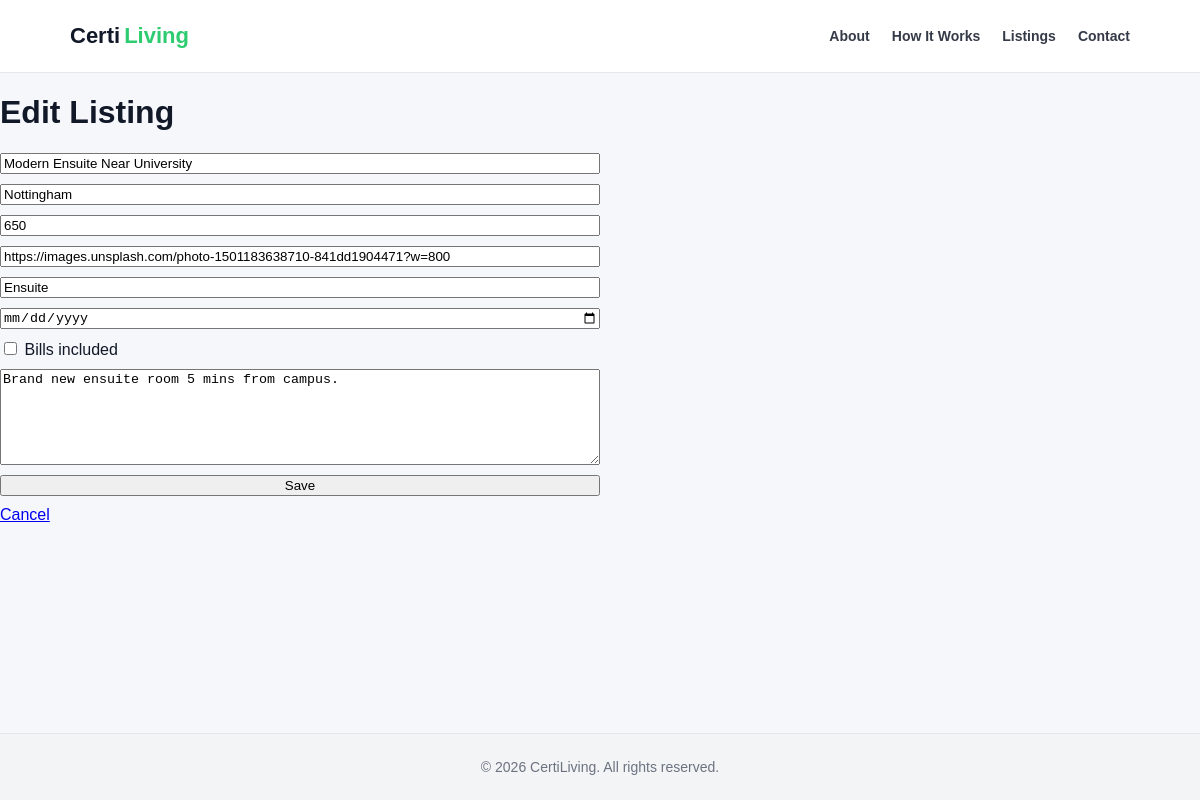
/admin/listings/1/edit (signed in), run on an earlier commit of the app's database.
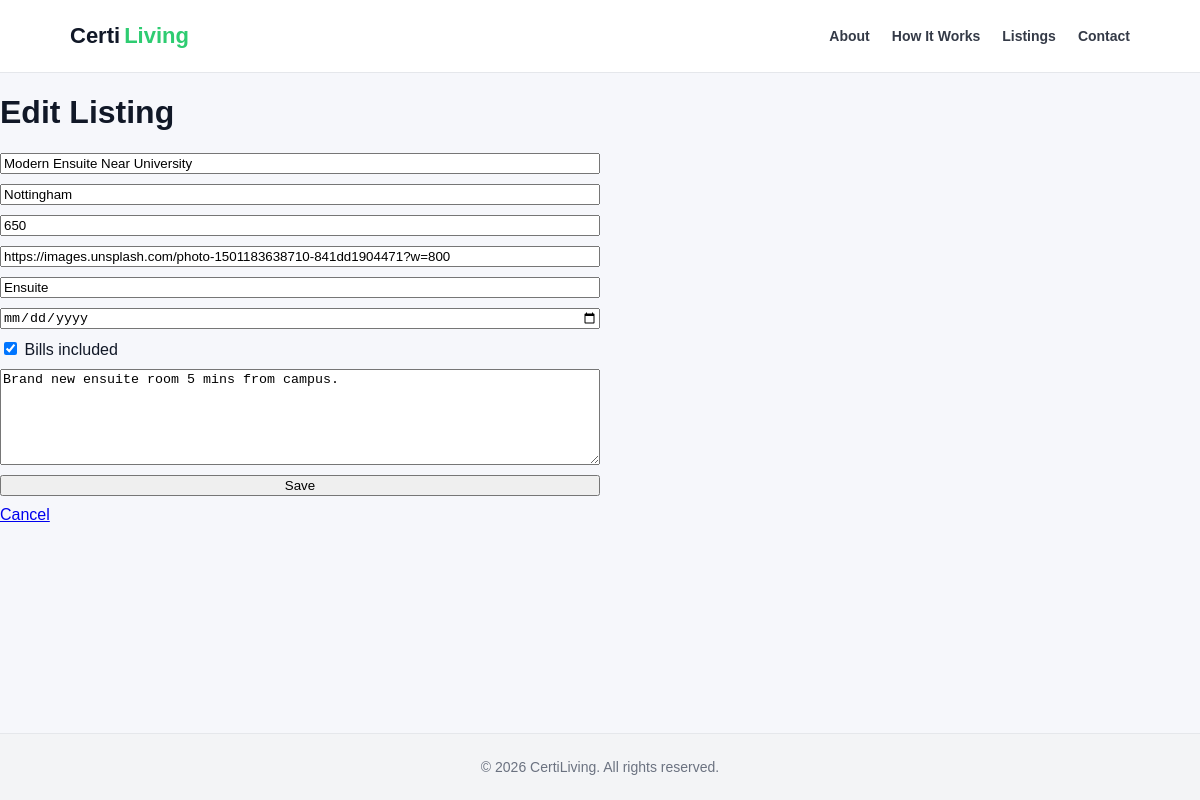
And on a later commit of the database.
### tables this page shows
CREATE TABLE listings (
    id INTEGER PRIMARY KEY AUTOINCREMENT,

    title TEXT NOT NULL,
    description TEXT NOT NULL,

    city TEXT NOT NULL,
    address TEXT,

    rent_pcm INTEGER NOT NULL,
    deposit INTEGER,

    room_type TEXT,
    bills_included BOOLEAN DEFAULT 0,

    available_from DATE,

    photo_url TEXT,

    created TIMESTAMP DEFAULT CURRENT_TIMESTAMP
);

### app/admin.py (the view, shortened to what this page needs)
@bp.route("/listings/<int:id>/edit", methods=("GET", "POST"))
@admin_required
def listings_edit(id):
    db = get_db()
    listing = db.execute("SELECT * FROM listings WHERE id = ?", (id,)).fetchone()
    if listing is None:
        return "Not found", 404
    return render_template("admin/listings_form.html", listing=listing)

### app/admin.py (called while the page is built)
def admin_required(view):
    @wraps(view)
    def wrapped(*args, **kwargs):
        if not session.get("is_admin"):
            return redirect(url_for("admin.login"))
        return view(*args, **kwargs)
    return wrapped

### app/db.py (called while the page is built)
def get_db():
    if 'db' not in g:
        g.db = sqlite3.connect(
            current_app.config['DATABASE'],
            detect_types=sqlite3.PARSE_DECLTYPES
        )
        g.db.row_factory = sqlite3.Row
        g.db.execute("PRAGMA foreign_keys = ON")
    return g.db

### app/templates/admin/listings_form.html
{% extends "base.html" %}
{% block content %}
<h1>{{ 'Edit' if listing else 'New' }} Listing</h1>
<form method="post" style="display:grid; gap:10px; max-width:600px;">
  <input name="title" placeholder="Title"
         value="{{ listing['title'] if listing else '' }}" required>
  <input name="city" placeholder="City"
         value="{{ listing['city'] if listing else '' }}" required>
  <input name="rent_pcm" type="number" placeholder="Rent PCM" required
         value="{{ listing['rent_pcm'] if listing else '' }}">
  <input name="photo_url" placeholder="Photo URL"
         value="{{ listing['photo_url'] if listing and listing['photo_url'] not in (None, 'None', '') else '' }}">
  <input name="room_type" placeholder="Room type (Ensuite/Studio/Shared)"
         value="{{ listing['room_type'] if listing and listing['room_type'] not in (None, 'None', '') else '' }}">
  <input name="available_from" type="date"
         value="{{ listing['available_from'] if listing and listing['available_from'] not in (None, 'None', '') else '' }}">
  <label>
    <input type="checkbox" name="bills_included"
           {% if listing and listing['bills_included'] %}checked{% endif %}>
    Bills included
  </label>
  <textarea name="description" rows="6" placeholder="Description">{{
    listing['description'] if listing and listing['description'] not in (None, 'None') else ''
  }}</textarea>
  <button type="submit">Save</button>
  <a href="{{ url_for('admin.listings_index') }}">Cancel</a>
</form>
{% endblock %}

### app/templates/base.html (shortened to what this page needs)
<!DOCTYPE html>
<html>
<head>
    <link rel="stylesheet" href="{{ url_for('static', filename='css/style.css') }}">
</head>
<body>
<header class="navbar">
  <div class="container nav-inner">
    <a class="brand" href="{{ url_for('listings.index') }}">
      <span class="brand-certi">Certi</span><span class="brand-living">Living</span>
    </a>
    <nav class="nav-links">
      <a href="{{ url_for('listings.index') }}#why">About</a>
      <a href="{{ url_for('listings.index') }}#how">How It Works</a>
      <a href="{{ url_for('listings.index') }}#listings">Listings</a>
      <a href="{{ url_for('listings.index') }}#contact">Contact</a>
    </nav>
  </div>
</header>
<main>
    {% block content %}{% endblock %}
</main>
<footer class="site-footer">
  <div class="footer-inner">
    © 2026 CertiLiving. All rights reserved.
  </div>
</footer>
</body>
</html>

### app/static/css/style.css (style rules this page uses)
:root { --max-width: 1100px; --gutter: 20px; --bg: #f6f7fb; --text: #111827; --muted: #6b7280; --accent: #2ecc71; --accent-dark: #27ae60; --border: #e5e7eb; --shadow: 0 8px 25px rgba(0,0,0,0.06); --shadow-soft: 0 4px 10px rgba(0,0,0,0.05); }
*, *::before, *::after { box-sizing: border-box; }
html { scroll-behavior: smooth; }
body { margin: 0; font-family: Arial, sans-serif; background: var(--bg); color: var(--text); min-height: 100vh; display: flex; flex-direction: column; }
main { flex: 1; }
.container { max-width: var(--max-width); margin: 0 auto; padding: 40px var(--gutter) 24px; }
.navbar { background: #fff; border-bottom: 1px solid var(--border); position: sticky; top: 0; z-index: 1000; }
.nav-inner { height: 72px; display: flex; align-items: center; justify-content: space-between; padding: 0 var(--gutter); max-width: var(--max-width); margin: 0 auto; }
.brand { font-weight: 800; font-size: 22px; text-decoration: none; color: var(--text); }
.brand-certi { color: var(--text); }
.brand-living { color: var(--accent); margin-left: 4px; }
.nav-links { display: flex; gap: 22px; align-items: center; }
.nav-links a { text-decoration: none; color: var(--text); font-weight: 600; font-size: 14px; opacity: 0.85; }
.site-footer { margin-top: 32px; padding: 25px var(--gutter); background: #f3f4f6; text-align: center; font-size: 14px; color: var(--muted); border-top: 1px solid var(--border); }

What changed in the data, as far as the page shows it:
changed listings "Modern Ensuite Near University": bills_included "☐" → "☑"
